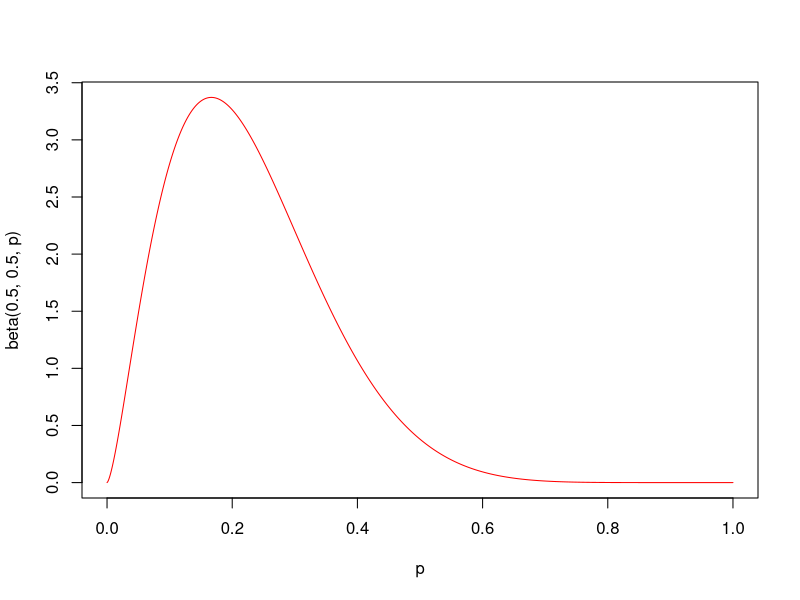
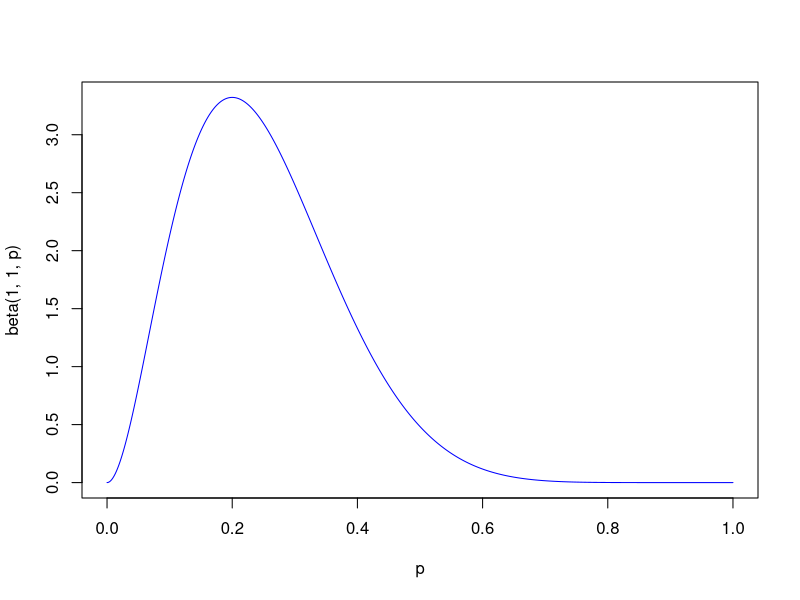
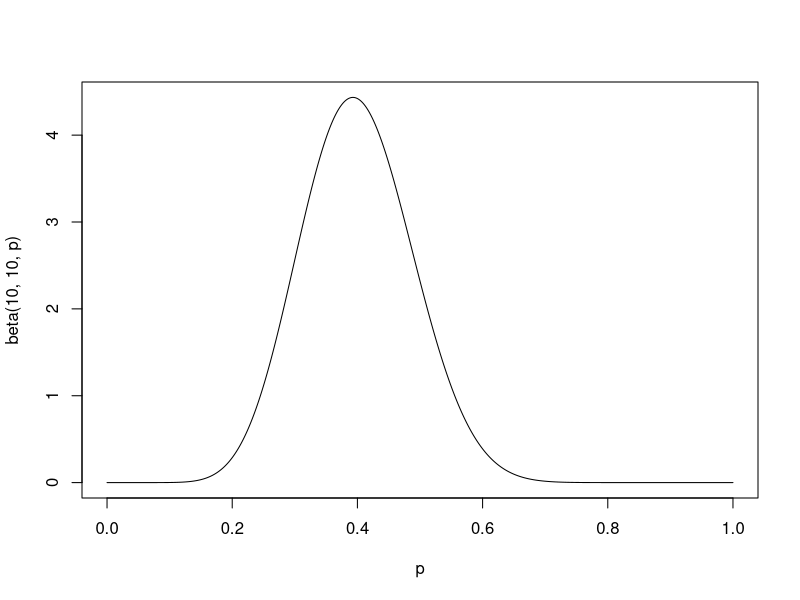

Write the R code that produced these figures, in order. (Note: this script raises an error after producing the figures.)
#define range
p = seq(0,1, length=1000)


beta<-function(a,b,x){
  y<-gamma(a+b+10)/((gamma(a+2))*gamma(b+8))*x^(a+1)*(1-x)^(b+7)
return(y)
  }

plot(p,beta(0.5,0.5,p), type='l',col="red")
plot(p, beta(1,1,p), type='l',col="blue")
plot(p, beta(10,10,p), type='l')
plot(p, beta(100,100,p), type='l',col="green")
